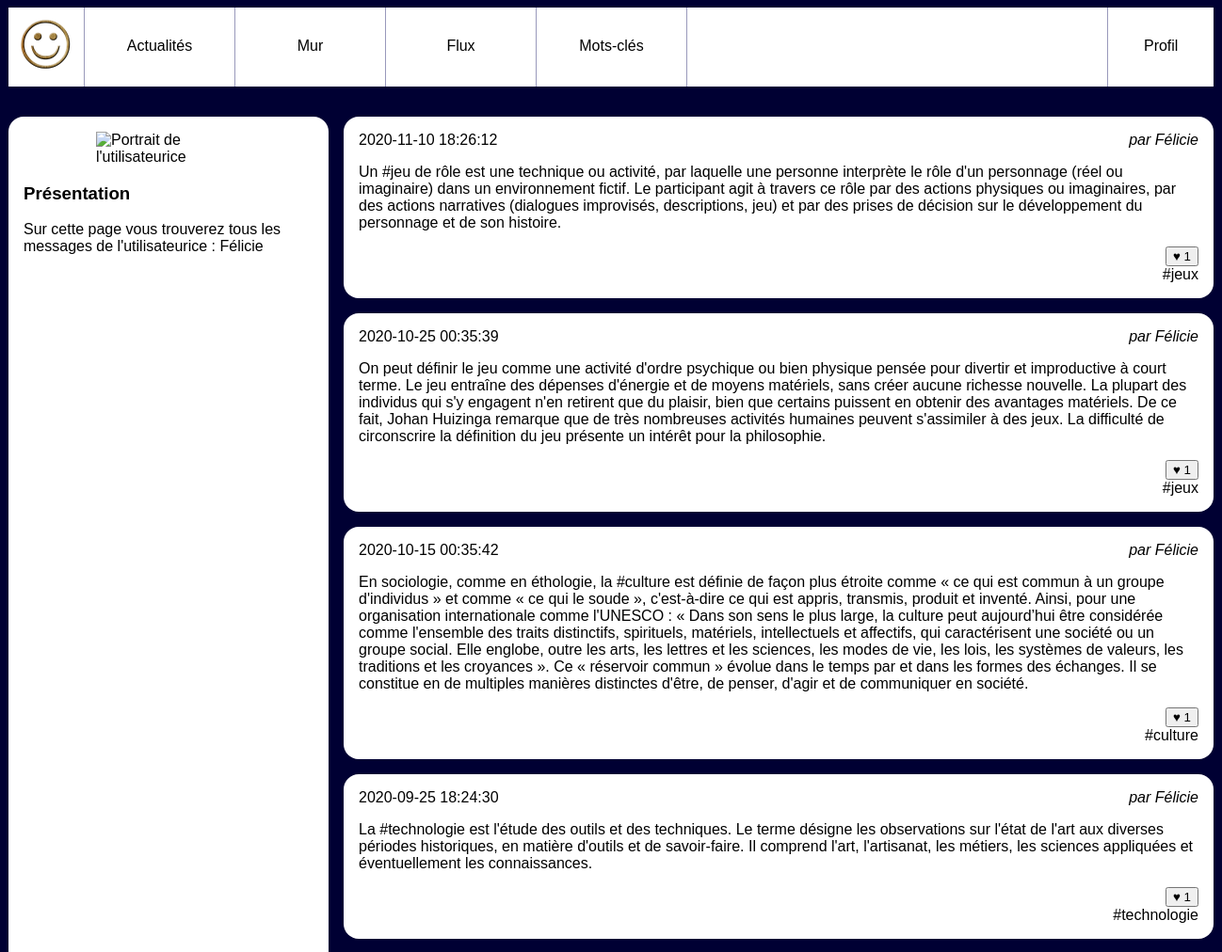
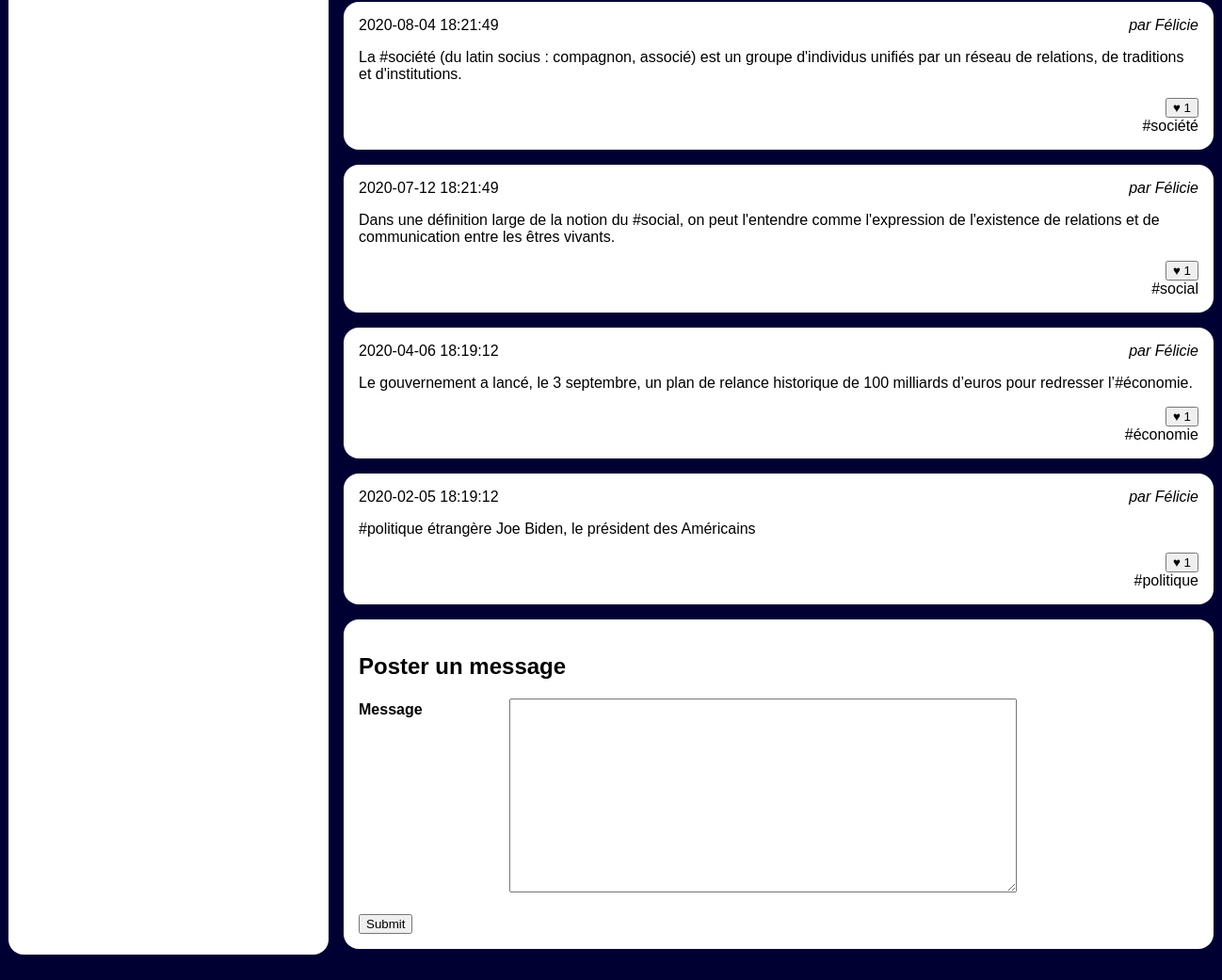
Page /Niveau1/wall.php?user_id=5 (signed in) on the committed database (2 pictures, top to bottom).
### tables this page shows
CREATE TABLE IF NOT EXISTS `users` (
  `id` INT UNSIGNED NOT NULL AUTO_INCREMENT,
  `email` VARCHAR(255) NOT NULL,
  `password` VARCHAR(255) NOT NULL,
  `alias` VARCHAR(255) NOT NULL,
  PRIMARY KEY (`id`),
  UNIQUE INDEX `email_UNIQUE` (`email` ASC),
  UNIQUE INDEX `alias_UNIQUE` (`alias` ASC));

CREATE TABLE IF NOT EXISTS `posts` (
  `id` INT UNSIGNED NOT NULL AUTO_INCREMENT,
  `user_id` INT UNSIGNED NOT NULL,
  `content` TEXT NOT NULL,
  `created` DATETIME NOT NULL,
  `parent_id` INT UNSIGNED NULL,
  PRIMARY KEY (`id`),
  INDEX `fk_posts_users_idx` (`user_id` ASC),
  INDEX `fk_posts_posts1_idx` (`parent_id` ASC),
  CONSTRAINT `fk_posts_users`
    FOREIGN KEY (`user_id`)
    REFERENCES `users` (`id`)
    ON DELETE NO ACTION
    ON UPDATE NO ACTION,
  CONSTRAINT `fk_posts_posts1`
    FOREIGN KEY (`parent_id`)
    REFERENCES `posts` (`id`)
    ON DELETE NO ACTION
    ON UPDATE NO ACTION);

### Niveau1/wall.php (the view, shortened to what this page needs)
<?php
$currentId = $_SESSION['connected_id'];
include './scripts/connexion.php';
?>
<!doctype html>
<html lang="fr">
<head>
    <link rel="stylesheet" href="style.css" />
</head>
<body>
    <?php include './templates/header.php' ?>
    <div id="wrapper">
        <?php
        $wallUserId = intval($_GET['user_id']);
        ?>
        <aside>
            <?php
            $laQuestionEnSql = "SELECT * FROM users WHERE id= '$wallUserId' ";
            $lesInformations = $mysqli->query($laQuestionEnSql);
            $user = $lesInformations->fetch_assoc();
            ?>
            <?php
            $query = "SELECT photo FROM photos WHERE user = '$currentId'";
            $lesInfos = $mysqli->query($query);
            $nomPhoto = $lesInfos->fetch_assoc();
            ?>
            <img src="./photos/<?php echo $nomPhoto['photo'] ?>" alt="Portrait de l'utilisateurice" />
            <section>
                <h3>Présentation</h3>
                <p>Sur cette page vous trouverez tous les messages de l'utilisateurice : <a href="wall.php?user_id=<?php echo $user['id'] ?>"> <?php echo $user['alias'] ?> </a>
                </p>
            </section>
        </aside>
        <main>
            <?php
            $laQuestionEnSql = "
                    SELECT posts.id, posts.content, posts.created, users.alias as author_name,
                    GROUP_CONCAT(tags.id, ':' ,tags.label) AS taglist
                    FROM posts
                    JOIN users ON  users.id=posts.user_id
                    LEFT JOIN posts_tags ON posts.id = posts_tags.post_id
                    LEFT JOIN tags       ON posts_tags.tag_id  = tags.id
                    LEFT JOIN likes      ON likes.post_id  = posts.id
                    WHERE posts.user_id='$wallUserId'
                    GROUP BY posts.id
                    ORDER BY posts.created DESC
                    ";
            $lesInformations = $mysqli->query($laQuestionEnSql);
            while ($post = $lesInformations->fetch_assoc()) {
            ?>
                <article>
                    <h3>
                        <time><?php echo $post['created'] ?></time>
                    </h3>
                    <address>par <?php echo $post['author_name'] ?></address>
                    <div>
                        <p><?php echo $post['content'] ?></p>
                    </div>
                    <footer>
                        <?php include './scripts/buttonLikes.php' ?>
                        <?php
                        $hastag = explode(",", $post['taglist']);
                        if (!empty($hastag[0])) {
                            foreach ($hastag as $tag) {
                                list($tagId, $label) = explode(':', $tag)
                        ?>
                                <a href="tags.php?tag_id=<?php echo $tagId ?>"> <?php echo  '#' . $label . " "  ?></a>
                        <?php
                            }
                        }
                        ?>
                    </footer>
                </article>
            <?php
            }
            if ($wallUserId == $currentId) {
            ?>
                <article>
                    <h2>Poster un message</h2>
                    <form action="wall.php?user_id=<?php echo $wallUserId ?>" method="post">
                        <dl>
                            <dt><label for='message'>Message</label></dt>
                            <dd><textarea name='message'></textarea></dd>
                        </dl>
                        <input type='submit'>
                    </form>
                </article>
            <?php
            }
            ?>
        </main>
    </div>
</body>
</html>

### Niveau1/scripts/buttonLikes.php (shortened to what this page needs)
<form action="scripts/like.php?user_id=<?php echo $currentId ?>" method="post">
    <button type="submit" name="like">♥ <?php
                                        $likeNumber = "SELECT COUNT(*) as like_number FROM likes WHERE post_id = " . $post['id'];
                                        $likeNumber = $mysqli->query($likeNumber);
                                        $likeNumber = $likeNumber->fetch_assoc();
                                        echo $likeNumber['like_number'];
                                        ?> </button>
</form>

### Niveau1/style.css (style rules this page uses)
body { background-color: #003; font-family: Arial; }
a { text-decoration: none; color:black; }
#wrapper { display:flex; width:80em; margin:0 auto 2em auto; }
#wrapper aside { background-color: #fff; flex:1; padding:1em; border-radius: 1em; }
#wrapper aside img { display: block; width:50%; margin:auto; }
#wrapper main { flex:3; padding-left:1em; height: 80vh; overflow-y: scroll; }
#wrapper main article { background-color: #fff; padding:1em; margin-bottom: 1em ; border-radius: 1em; }
#wrapper main article h3 { margin:0; padding:0; font-weight: normal; font-size:1em; }
#wrapper main article time { float:left; }
#wrapper main article address { text-align: right; margin-bottom: 1em; }
#wrapper main article p { margin:0; }
#wrapper main article footer { margin-top: 1em; text-align: right; }
form dl dt { float:left;font-weight: bold;line-height: 1.5em; }
form dl dd { margin-left:10em;line-height: 1.5em;margin-bottom: 1em }
form dl dd textarea { width:40em;height: 15em; }

### rows in the picture
users: alias "Félicie"
posts: created "2020-11-10 18:26:12", user.alias "Félicie", content "Un #jeu de rôle est une technique ou activité, par laquelle une personne interprète le rôle d'un personnage (réel ou imaginaire) dans un environnement fictif. Le participant agit à travers ce rôle par des actions physiques ou imaginaires, par des actions narratives (dialogues improvisés, descriptions, jeu) et par des prises de décision sur le développement du personnage et de son histoire.", like_number "1", label "jeux"
posts: created "2020-10-25 00:35:39", user.alias "Félicie", content "On peut définir le jeu comme une activité d'ordre psychique ou bien physique pensée pour divertir et improductive à court terme. Le jeu entraîne des dépenses d'énergie et de moyens matériels, sans créer aucune richesse nouvelle. La plupart des individus qui s'y engagent n'en retirent que du plaisir, bien que certains puissent en obtenir des avantages matériels. De ce fait, Johan Huizinga remarque que de très nombreuses activités humaines peuvent s'assimiler à des jeux. La difficulté de circonscrire la définition du jeu présente un intérêt pour la philosophie.", like_number "1", label "jeux"
posts: created "2020-10-15 00:35:42", user.alias "Félicie", content "En sociologie, comme en éthologie, la #culture est définie de façon plus étroite comme « ce qui est commun à un groupe d'individus » et comme « ce qui le soude », c'est-à-dire ce qui est appris, transmis, produit et inventé. Ainsi, pour une organisation internationale comme l'UNESCO : « Dans son sens le plus large, la culture peut aujourd’hui être considérée comme l'ensemble des traits distinctifs, spirituels, matériels, intellectuels et affectifs, qui caractérisent une société ou un groupe social. Elle englobe, outre les arts, les lettres et les sciences, les modes de vie, les lois, les systèmes de valeurs, les traditions et les croyances ». Ce « réservoir commun » évolue dans le temps par…", like_number "1", label "culture"
posts: created "2020-09-25 18:24:30", user.alias "Félicie", content "La #technologie est l'étude des outils et des techniques. Le terme désigne les observations sur l'état de l'art aux diverses périodes historiques, en matière d'outils et de savoir-faire. Il comprend l'art, l'artisanat, les métiers, les sciences appliquées et éventuellement les connaissances.", like_number "1", label "technologie"
posts: created "2020-08-04 18:21:49", user.alias "Félicie", content "La #société (du latin socius : compagnon, associé) est un groupe d'individus unifiés par un réseau de relations, de traditions et d'institutions.", like_number "1", label "société"
posts: created "2020-07-12 18:21:49", user.alias "Félicie", content "Dans une définition large de la notion du #social, on peut l'entendre comme l'expression de l'existence de relations et de communication entre les êtres vivants.", like_number "1", label "social"
posts: created "2020-04-06 18:19:12", user.alias "Félicie", content "Le gouvernement a lancé, le 3 septembre, un plan de relance historique de 100 milliards d’euros pour redresser l’#économie.", like_number "1", label "économie"
posts: created "2020-02-05 18:19:12", user.alias "Félicie", content "#politique étrangère Joe Biden, le président des Américains", like_number "1", label "politique"
